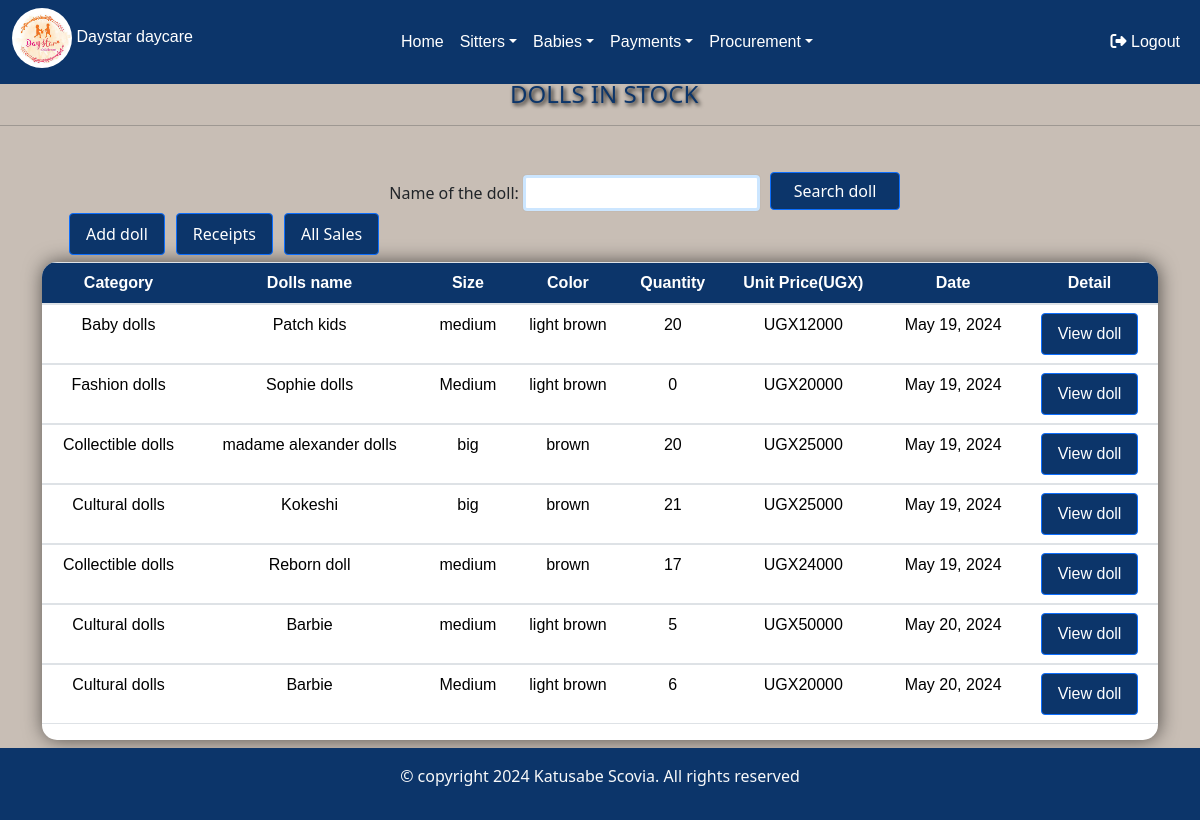
Page /doll/ (signed in) on the committed database.
### day/models.py (models this page shows, shortened)
class Doll(models.Model):
    c_doll=models.ForeignKey(Category_doll, on_delete=models.CASCADE,null=True, blank=True)
    name_of_the_doll =models.CharField(max_length=200,null=True, blank=True)
    quantity=models.IntegerField(default=0)
    color=models.CharField(max_length=200, null=True,blank=True)
    size=models.CharField(max_length=200,null=True,blank=True)
    issued_quantity=models.IntegerField(default=0,blank=True,null=True)
    received_quantity=models.IntegerField(default=0,null=True,blank=True)
    Unit_price=models.IntegerField(default=0,null=True, blank=True)
    date=models.DateField(default=timezone.now)

class Category_doll(models.Model):
    name = models.CharField(max_length=100,null=True, blank=True)
    def __str__(self):
        return self.name

### day/views.py (the view)
# urls.py: path('doll/',views.doll,name='doll'),
@login_required
def doll(request):
    dolls=Doll.objects.all().order_by('id')
    doll_filters=DollFilter(request.GET,queryset=dolls)
    dolls=doll_filters.qs
    return render(request,'doll.html',{'dolls':dolls,'doll_filters':doll_filters})

### day/templates/doll.html (shortened to what this page needs)
{% extends 'base.html' %}
{% load static %}
{% block content %}
        <h4 >DOLLS IN  STOCK</h4><hr>
        <div class="search">
        <form action="" method="GET">
            {{doll_filters.form}}
            <input type="submit" value="Search doll" class="btn btn-primary" style="width:130px;margin-top:28px;padding:6px;"/>
            </form>
        </div>
 <div class="container">
<div class="button-container" style="margin-bottom:5px;">
    <a style="margin-left:27px;" href="/dolladd" class="btn btn-primary hover_button">Add doll</a>
    <a href="{% url 'receipt' %}" class="btn btn-primary hover_button">Receipts</a>
    <a href="{% url 'all_sales' %}" class="btn btn-primary hover-button">All Sales</a>
</div>
<div class="table-container">
<table  id="dataTable" class="table table-stripped table-hover">
    <thead  class="frame text-center" >
        <tr>
            <th scope="col" class="project-h1">Category</th>
            <th scope="col" class="project-h1">Dolls name</th>
            <th scope="col" class="project-h1">Size</th>
            <th scope="col" class="project-h1">Color</th>
            <th scope="col" class="project-h1">Quantity</th>
            <th scope="col" class="project-h1">Unit Price(UGX)</th>
            <th scope="col" class="project-h1">Date</th>
            <th scope="col" class="project-h1">Detail</th>
        </tr>
    </thead>
    {% for dolls in dolls %}
    <tbody>
        <tr style="font-family: sans-serif; text-align:center;">
            <td>{{dolls.c_doll}}</td>
            <td>{{dolls.name_of_the_doll}}</td>
            <td>{{dolls.size}}</td>
            <td>{{dolls.color}}</td>
            <td>{{dolls.quantity}}</td>
            <td>UGX{{dolls.Unit_price}}</td>
            <td>{{dolls.date}}</td>
            <div>
            <td >
                <a href="{% url 'dollscorner' doll_id=dolls.id %}" class="btn btn-primary">View doll</a>
            </td>
        </div>
        </tr>
    </tbody>
    {% endfor %}
</table>
</div>
</div>
{% endblock %}

### day/templates/doll.html (style rules this page uses)
h4 { color:#0C356A; text-shadow: 2px 2px 4px #000000; margin-left: 510px; margin-top: 80px; }
body { background-color: #c8beb5; }
.btn-primary { background-color: #094f9f; }
.btn { background-color: #0c356a; color: white; transition: background-color 0.7s; text-decoration: none; padding: 8px 16px; border-radius: 4px; }
input[type="text"] { border: 3px solid rgba(0, 128, 255, 0.2); box-shadow: 0 0 0.1rem rgba(0, 0, 0, 0.1); transition: border-color 0.3s, box-shadow 0.3s; border-radius: 2px; margin-top: 33px; }
.button-container { display: flex; }
.button-container a { margin-right: 11px; margin-bottom:2px; }
.search { display: flex; align-items: center; justify-content: flex-end; margin-right: 300px; margin-top:0px; }
.search form { display: flex; align-items: center; margin-bottom: 0; margin-top: 0; }
.search form input[type="submit"] { margin-left: 10px; }
input[type="text"] { border: 3px solid rgba(0, 128, 255, 0.2); box-shadow: 0 0 0.1rem rgba(0, 0, 0, 0.1); transition: border-color 0.3s, box-shadow 0.3s; border-radius: 4px; padding:0.2rem 0; }
.frame th { background-color: #0c356a; color:white; }
.table-container { box-shadow: 1px 0px 20px -1px rgba(0,0,0,0.65); overflow-x: auto; max-width: 100%; border-radius: i5px; background-color: white; border-radius: 15px; font-family:sans-serif; }

### rows in the picture
Doll: c_doll "Baby dolls", name_of_the_doll "Patch kids", size "medium", color "light brown", quantity "20", Unit_price "12000", date "May 19, 2024"
Doll: c_doll "Fashion dolls", name_of_the_doll "Sophie dolls", size "Medium", color "light brown", quantity "0", Unit_price "20000", date "May 19, 2024"
Doll: c_doll "Collectible dolls", name_of_the_doll "madame alexander dolls", size "big", color "brown", quantity "20", Unit_price "25000", date "May 19, 2024"
Doll: c_doll "Cultural dolls", name_of_the_doll "Kokeshi", size "big", color "brown", quantity "21", Unit_price "25000", date "May 19, 2024"
Doll: c_doll "Collectible dolls", name_of_the_doll "Reborn doll", size "medium", color "brown", quantity "17", Unit_price "24000", date "May 19, 2024"
Doll: c_doll "Cultural dolls", name_of_the_doll "Barbie", size "medium", color "light brown", quantity "5", Unit_price "50000", date "May 20, 2024"
Doll: c_doll "Cultural dolls", name_of_the_doll "Barbie", size "Medium", color "light brown", quantity "6", Unit_price "20000", date "May 20, 2024"
